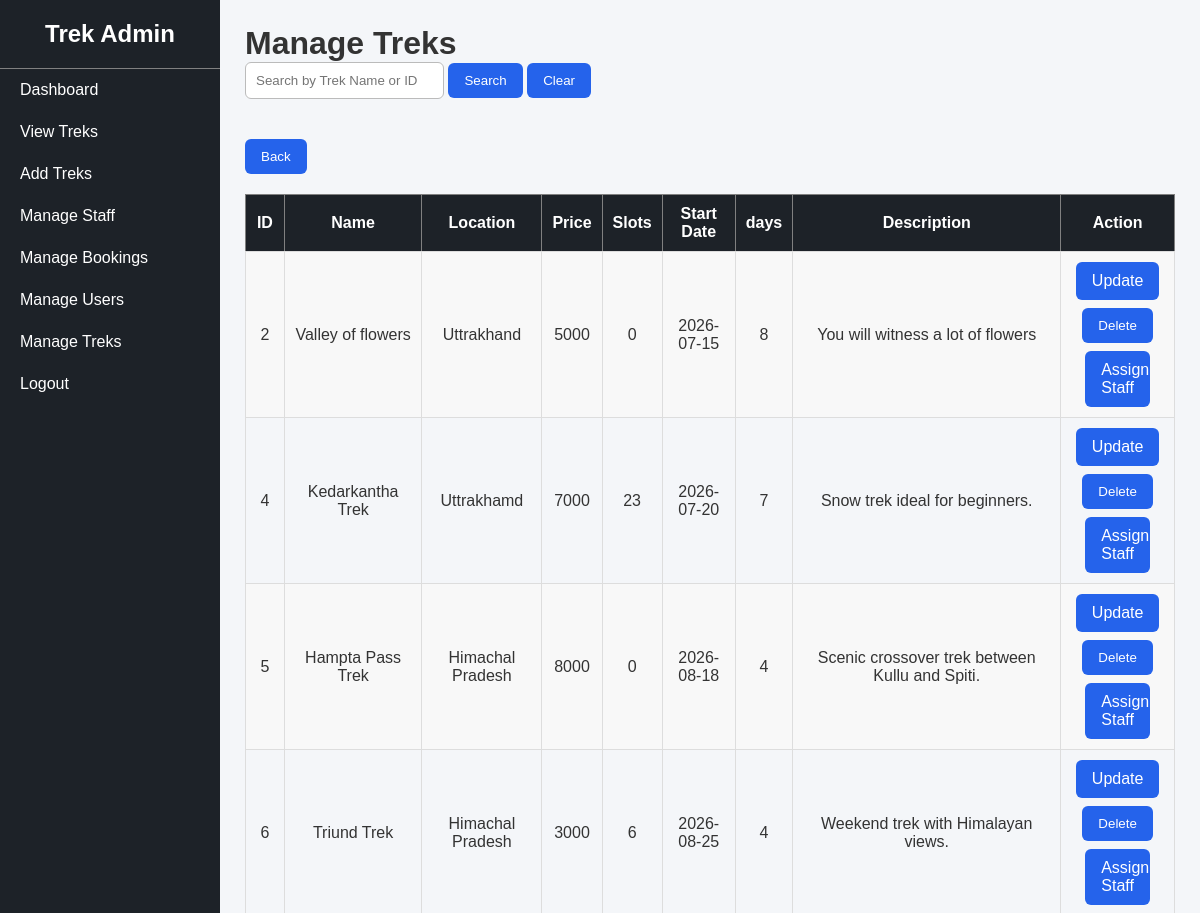
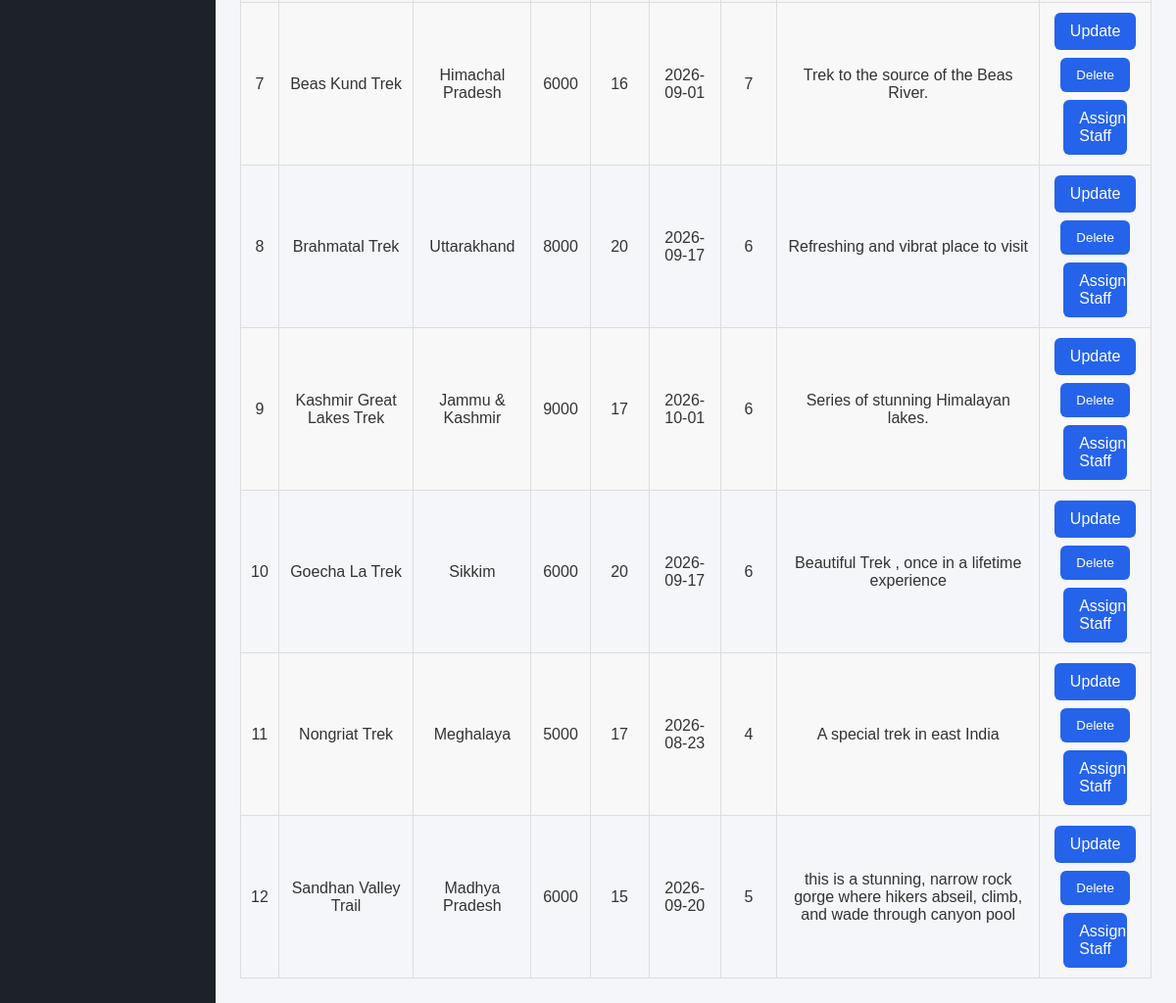
The page /manage_treks (signed in) on the database its author committed (2 pictures, top to bottom).
### tables this page shows
CREATE TABLE treks(
                 id INTEGER PRIMARY KEY AUTOINCREMENT,
                 name TEXT NOT NULL,
                 location TEXT NOT NULL,
                 price INTEGER NOT NULL,
                 slots INTEGER NOT NULL,
                 difficulty TEXT NOT NULL,
                 duration INTEGER NOT NULL,
                 status TEXT NOT NULL DEFAULT 'Open',
                 assigned_staffID INTEGER NOT NULL,
                 start_date DATE ,
                 end_date DATE ,
                 description TEXT , image TEXT,
                 FOREIGN KEY (assigned_staffID) REFERENCES staff(id)
                 );

### app.py (the view)
@app.route("/manage_treks")
def manage_treks():
    if "user" not in session or session["user"] != "admin":
        return redirect("/login")
    conn = get_db_connnection()
    search = request.args.get("search", "")
    if search:
        treks = conn.execute(""" SELECT * FROM treks WHERE name LIKE ? OR CAST(id AS TEXT) LIKE ?
        """, ("%" + search + "%", "%" + search + "%")).fetchall()
    else:
        treks = conn.execute("""  SELECT * FROM treks
        """).fetchall()
    conn.close()
    return render_template("manage_treks.html", treks=treks)

### app.py (called while the page is built)
def get_db_connnection():
    conn = sqlite3.connect("database.db")
    conn.row_factory =sqlite3.Row
    return conn

### templates/manage_treks.html
{% extends "admin_base.html" %}
{% block content %}
<h1>Manage Treks</h1>
<form method="GET" style="margin-bottom:20px;">
    <input
        type="text"
        name="search"
        placeholder="Search by Trek Name or ID"
        value="{{ request.args.get('search','') }}"
    >
    <button type="submit" class="sbtn"> Search </button>
    <a href="/manage_treks">
    <button type="button" class="sbtn"> Clear </button>
    </a>
</form>
<a href="/admin_dashboard"><button type="button" class="sbtn" style="margin-top: 20px;">Back</button></a>
<br>
<table border="1">
<tr>
    <th>ID</th>
    <th>Name</th>
    <th>Location</th>
    <th>Price</th>
    <th>Slots</th>
    <th>Start Date</th>
    <th>days</th>
    <th>Description</th>
    <th>Action</th>
</tr>
{% for trek in treks %}
<tr>
<td>{{trek["id"]}}</td>
<td>{{trek["name"]}}</td>
<td>{{trek["location"]}}</td>
<td>{{trek["price"]}}</td>
<td>{{trek["slots"]}}</td>
<td>{{trek["start_date"]}}</td>
<td>{{trek["duration"]}}</td>
<td>{{trek["description"]}}</td>
<td>
    <div style="display:flex; flex-direction:column; gap:8px; align-items:center;">
        <a href="/update_trek/{{ trek['id'] }}" class="sbtn">Update</a>
        <form action="/delete_trek/{{ trek['id'] }}" method="POST">
            <button type="submit" class="sbtn">Delete</button>
        </form>
        <a href="/assign_staff/{{ trek['id'] }}" class="sbtn" style="width: 70%;">Assign Staff</a>
    </div>
</td>
</tr>
{% endfor %}
</table>
{% endblock %}

### static/css/style.css (style rules this page uses)
* { margin:0; padding:0; box-sizing:border-box; }
body { font-family:Arial, Helvetica, sans-serif; background:#f4f6f9; color:#333; }
#form_div button, .sbtn { background:#2563eb; color:white; border:none; padding:10px 16px; border-radius:6px; cursor:pointer; text-decoration:none; }
table { width:100%; border-collapse:collapse; margin-top:20px; }
table th { background:#1D2228; color:white; padding:10px; }
table td { padding:10px; border:1px solid #ddd; text-align:center; }
table tr:nth-child(even) { background:#f8f8f8; }
input, select, textarea { padding:10px; border:1px solid #bbb; border-radius:6px; }

### rows shown on the page
treks: id "2", name "Valley of flowers", location "Uttrakhand", price "5000", slots "0", start_date "2026-07-15", duration "8", description "You will witness a lot of flowers"
treks: id "4", name "Kedarkantha Trek", location "Uttrakhamd", price "7000", slots "23", start_date "2026-07-20", duration "7", description "Snow trek ideal for beginners."
treks: id "5", name "Hampta Pass Trek", location "Himachal Pradesh", price "8000", slots "0", start_date "2026-08-18", duration "4", description "Scenic crossover trek between Kullu and Spiti."
treks: id "6", name "Triund Trek", location "Himachal Pradesh", price "3000", slots "6", start_date "2026-08-25", duration "4", description "Weekend trek with Himalayan views."
treks: id "7", name "Beas Kund Trek", location "Himachal Pradesh", price "6000", slots "16", start_date "2026-09-01", duration "7", description "Trek to the source of the Beas River."
treks: id "8", name "Brahmatal Trek", location "Uttarakhand", price "8000", slots "20", start_date "2026-09-17", duration "6", description "Refreshing and vibrat place to visit"
treks: id "9", name "Kashmir Great Lakes Trek", location "Jammu & Kashmir", price "9000", slots "17", start_date "2026-10-01", duration "6", description "Series of stunning Himalayan lakes."
treks: id "10", name "Goecha La Trek", location "Sikkim", price "6000", slots "20", start_date "2026-09-17", duration "6", description "Beautiful Trek , once in a lifetime experience"
treks: id "11", name "Nongriat Trek", location "Meghalaya", price "5000", slots "17", start_date "2026-08-23", duration "4", description "A special trek in east India"
treks: id "12", name "Sandhan Valley Trail", location "Madhya Pradesh", price "6000", slots "15", start_date "2026-09-20", duration "5", description "this is a stunning, narrow rock gorge where hikers abseil, climb, and wade through canyon pool"
